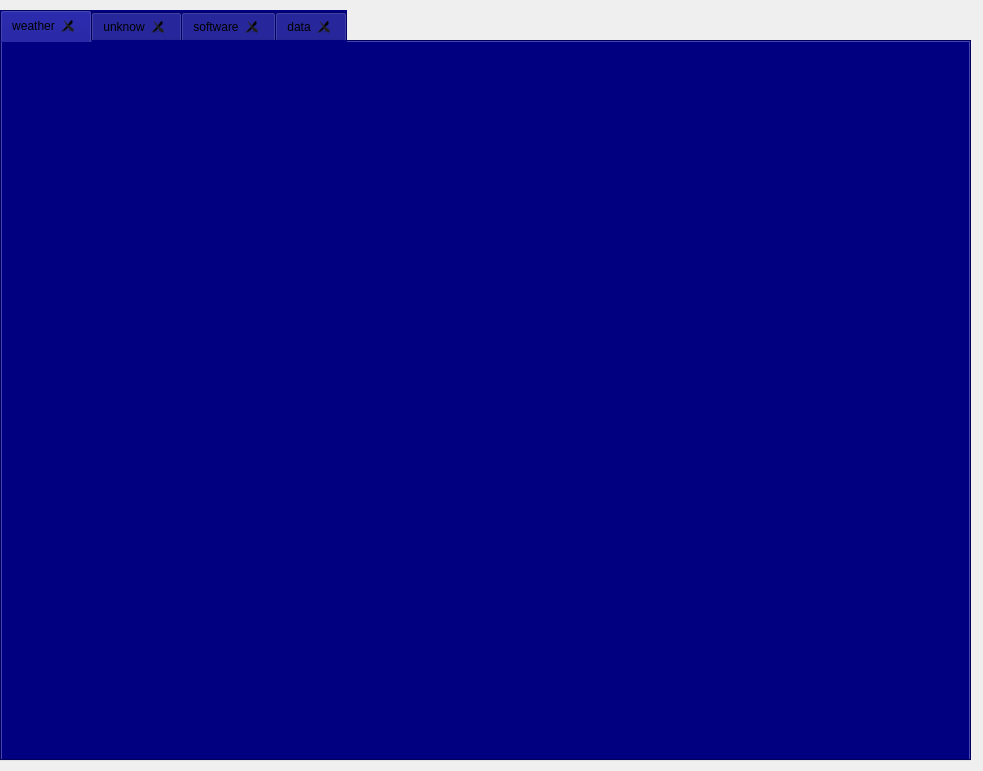
<?xml version="1.0" encoding="UTF-8"?>
<ui version="4.0">
 <class>menum</class>
 <widget class="QWidget" name="menum">
  <property name="geometry">
   <rect>
    <x>0</x>
    <y>0</y>
    <width>983</width>
    <height>771</height>
   </rect>
  </property>
  <property name="windowTitle">
   <string>Form</string>
  </property>
  <widget class="QTabWidget" name="tabWidget">
   <property name="geometry">
    <rect>
     <x>0</x>
     <y>10</y>
     <width>971</width>
     <height>751</height>
    </rect>
   </property>
   <property name="autoFillBackground">
    <bool>false</bool>
   </property>
   <property name="styleSheet">
    <string notr="true">background-color:#000080;</string>
   </property>
   <property name="currentIndex">
    <number>0</number>
   </property>
   <property name="tabsClosable">
    <bool>true</bool>
   </property>
   <widget class="QWidget" name="tab">
    <attribute name="title">
     <string>weather</string>
    </attribute>
   </widget>
   <widget class="QWidget" name="tab_2">
    <attribute name="title">
     <string>unknow</string>
    </attribute>
   </widget>
   <widget class="QWidget" name="tab_3">
    <attribute name="title">
     <string>software</string>
    </attribute>
   </widget>
   <widget class="QWidget" name="">
    <attribute name="title">
     <string>data</string>
    </attribute>
   </widget>
  </widget>
 </widget>
 <resources/>
 <connections/>
</ui>
